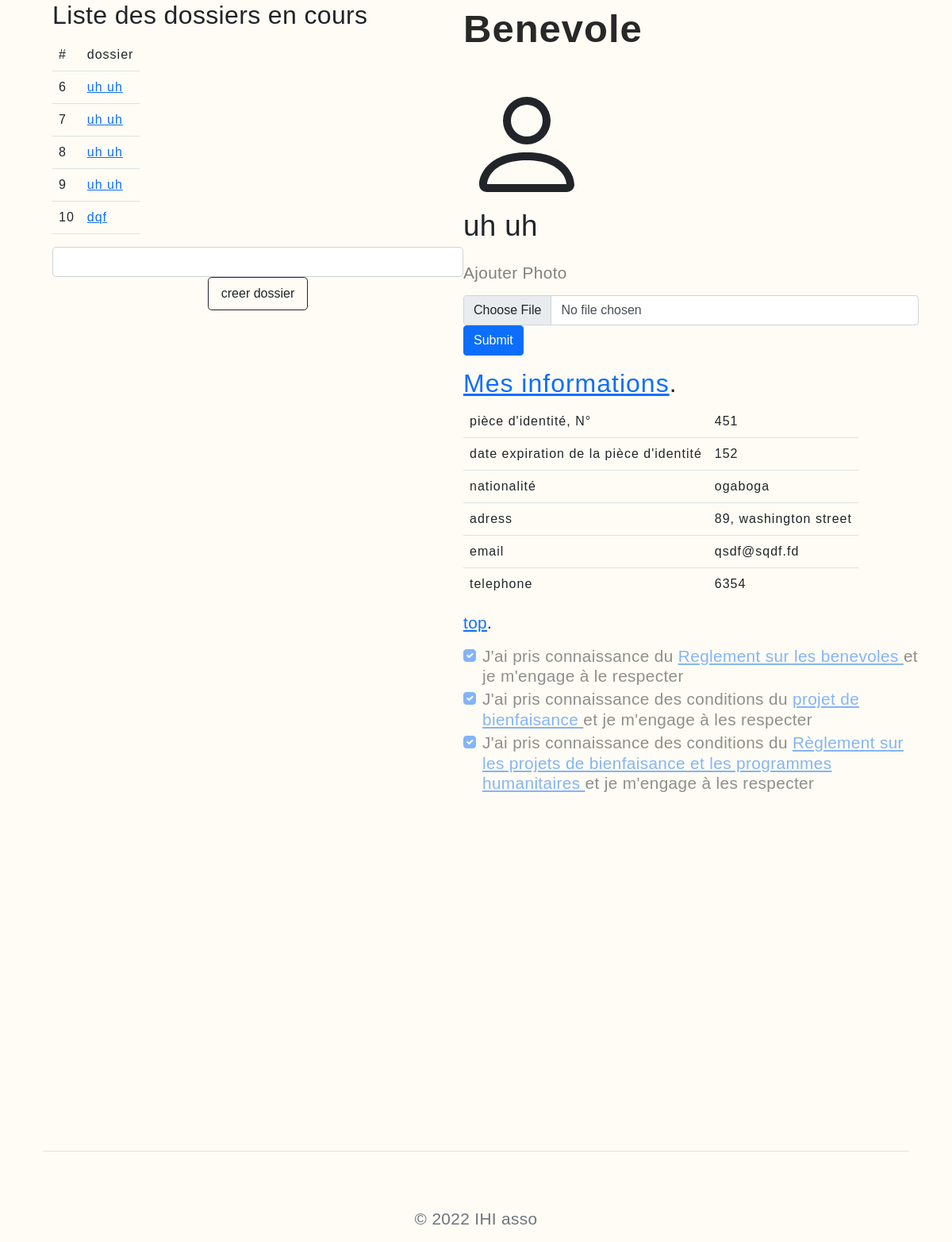
Page / (signed in) on the committed database.
### tables this page shows
CREATE TABLE `dossier` (
  `id` int(11) NOT NULL,
  `nom` varchar(250) NOT NULL,
  `id_benevole` int(11) NOT NULL
);

CREATE TABLE `users` (
  `id` int(11) NOT NULL,
  `username` varchar(250) NOT NULL,
  `password` varchar(250) NOT NULL,
  `prenom` varchar(200) NOT NULL,
  `nom` varchar(250) NOT NULL,
  `passport` varchar(11) DEFAULT NULL,
  `date` varchar(11) DEFAULT NULL,
  `pays` varchar(100) DEFAULT NULL,
  `adress` varchar(300) DEFAULT NULL,
  `email` varchar(300) NOT NULL,
  `telephone` int(11) DEFAULT NULL,
  `photo` varchar(250) DEFAULT NULL,
  `rib` varchar(30) DEFAULT NULL
);

### view/volunteer.php (called while the page is built, shortened)
<?php
var_dump($_SESSION['view']) ;
var_dump($_SESSION['page']);
include_once "header_vr.php";
include_once $_SESSION['page'] . ".php";
?>

### index.php (called while the page is built, shortened)
<?php
include_once "view/".$_SESSION['view'].".php";
var_dump($_SESSION['view']);

### view/benevole.php (the view, shortened to what this page needs)
<body class="mb-0">
<container_main class="container">
    <container class="">
        <div id="title_one" class="col-md-12">
            <div class=" column">
                <right_div class="right_div">
                    <p id="h2_assoc" class="h2">
                        Liste des dossiers en cours
                    </p>
                    <?php
                    $sql = "SELECT * FROM dossier Where id_benevole =". $_SESSION['id_user'] ;
                    $result = mysqli_query($c, $sql);
                    echo "<table class='table table-responsive table-hover w-100 d-block'>
  <tbody> ";
                    echo "<tr class='margin'>";
                    echo "<td class='margin center'> # </td>";
                    echo "<td class='margin'> dossier </td>";
                    echo "</tr>";
                    while ($row = mysqli_fetch_assoc($result)) {
                        echo "<tr class='margin'>";
                        $var2 = htmlspecialchars($row["id"], ENT_QUOTES, 'UTF-8');
                        echo "<td class='margin'>" . $var2 . "</td>";
                        $var3 = htmlspecialchars($row["nom"], ENT_QUOTES, 'UTF-8');
                        echo "<td class='margin'><a href=?id_benef=" .$var2 .">
                            " .
                            $var3
                            . "
                        </a></td>";
                        echo "</tr>";
                    }
                    echo "</tbody>
</table>";
                    ?>
            <form action="." method="post" class="signin-form">
                <div class="col-12">
                    <div class="col-12 <?php echo (!empty($nom_folder_err)) ? 'has-error' : ''; ?>">
                        <input type="text" class="form-control btn-lg" name="nom_fldr" id="nom_fldr" value="<?php
                                                            ?>" placeholder="  " required="">
                    </div>
                </div>
                <input type="submit" class=" cnx-sub btn_dem btn-lg mx-auto btn-outline-dark" value="creer dossier">
            </form>
                </right_div>
            </div>
            <div class="column">
                <h1 class="">
                    Benevole
                </h1>
                <left_div>
                    <div>
<container>
                <?php
                $var = strval($_SESSION['id_user']);
?>
<?php
$sql = "SELECT * FROM users where users.id = $var";
                $result = mysqli_query($c, $sql);
                $row = mysqli_fetch_assoc($result);
                $prenom = htmlspecialchars($row["prenom"], ENT_QUOTES, 'UTF-8');
                $nom = htmlspecialchars($row["nom"], ENT_QUOTES, 'UTF-8');
                echo " <div class='mb-3 '>
                 <label for='formFile' class='form-label'>" . $prenom . " ". $nom ."</label></div>";
                    echo '
                    <form action="."  method="post">
    <div class="mb-3" >
    <input type="hidden" name="action" value="info_update_photo">
      <p> Ajouter Photo</p>
      <input class="form-control" type="file" id="formFile">
      <button type="submit" class="btn btn-primary">Submit</button>
    </div>
</form>
';
                echo "<h2><a href='.?page=my_info'>Mes informations</a>.</h2>";
                echo "<table class='table table-responsive table-hover w-100 d-block'>
      <tbody> ";
                echo "<tr class='margin'>";
                echo "<td class='margin'> pièce d'identité, N°</td>";
                $var3 = htmlspecialchars($row["passport"], ENT_QUOTES, 'UTF-8');
                echo "<td class='margin'>" . $var3 . "</td> </tr>";
                echo "<tr class='margin'>
                    <td class='margin'> date expiration de la pièce d'identité</td>
                ";
                $var4 =    htmlspecialchars($row["date"], ENT_QUOTES, 'UTF-8');
                    echo "<td class='margin'>" . $var4 . "</td> </tr>";
                echo "<tr class='margin'>
                    <td class='margin'> nationalité </td>
                ";
                $var5 = htmlspecialchars($row["pays"], ENT_QUOTES, 'UTF-8');
                echo "<td class='margin'>" . $var5 . "</td>  </tr> ";
                echo "<tr class='margin'>
                    <td class='margin'> adress </td>
                 ";
                $var6 = htmlspecialchars($row["adress"], ENT_QUOTES, 'UTF-8');
                    echo "<td >" . $var6 . "</td>  </tr> ";
                echo "<tr class='margin'>
                    <td class='margin'> email </td>
                ";
                $var5 = htmlspecialchars($row["email"], ENT_QUOTES, 'UTF-8');
                    echo "<td class='margin'>" . $var5 . "</td>  </tr> ";
                echo "<tr class='margin'>
                    <td class='margin'> telephone </td>
               ";
                $var6 = htmlspecialchars($row["telephone"], ENT_QUOTES, 'UTF-8');
                    echo "<td >" . $var6 . "</td>";
                echo "</tr>";
                echo "</tbody>
    </table>";
                ?>
                <p> <a href="#">top</a>.</p>
                <div class="form-check">
  <input class="form-check-input" type="checkbox" value="" id="flexCheckCheckedDisabled" checked disabled>
  <label class="form-check-label" for="flexCheckCheckedDisabled">
  J'ai pris connaissance du <a class="" href="y_storage/Règlement sur les bénévoles.pdf">
                    Reglement sur les benevoles
                </a> et je m'engage à le respecter
  </label>
</div>
                <div class="form-check">
  <input class="form-check-input" type="checkbox" value="" id="flexCheckCheckedDisabled" checked disabled>
  <label class="form-check-label" for="flexCheckCheckedDisabled">
  J'ai pris connaissance des conditions du <a href="#">
                    projet de bienfaisance
                </a> et je m'engage à les respecter
  </label>
</div>
<div class="form-check">
  <input class="form-check-input" type="checkbox" value="" id="flexCheckCheckedDisabled" checked disabled>
  <label class="form-check-label" for="flexCheckCheckedDisabled">
  J'ai pris connaissance des conditions du <a href="y_storage/1. Règlement sur les PB et les PH.pdf">
                Règlement sur les projets de bienfaisance et les programmes humanitaires
                </a> et je m'engage à les respecter
  </label>
</div>
            </container>
                    </div>
                </left_div>
            </div>
        </div>
    </container>
    <container id="footer_" class="container sticky-bottom my-auto">
        <footer class="pt-4 mt-4 footer mt-auto sticky-bottom">
            <div class="d-flex justify-content-between py-4 my-4 border-top">
            </div>
            <p class="text-center text-muted ">
                © 2022 IHI asso
            </p>
        </footer>
    </container>
</container_main>
</body>
</html>

### view/header_vr.php (shortened to what this page needs)
<!DOCTYPE html>
<html>
<head>
    <link rel="stylesheet" type="text/css" href="css_js/css/bootstrap.css" />
    <link rel="stylesheet" type="text/css" href="css_js/css/bootstrap.min.css"/>
     <link rel="stylesheet" type="text/css" href="css_js/style.css" />
</head>

### css_js/style.css (style rules this page uses)
* { font-family: "Mulish-VariableFont_wght"; src: url("Mulish-VariableFont_wght.woff") format("woff"), url("Mulish-VariableFont_wght.ttf") format("truetype"); font-family: Mulish, sans-serif; box-sizing: border-box; }
body { min-height: 100vh !important; background-color: rgba(250, 230, 148, 0.1); letter-spacing: 1px; margin-right: 0px; }
h1 { font-size: 49px; line-height: 150%; color: #282828; font-weight: bold; margin-bottom: 28px; min-width: 574px; }
#h2_assoc { margin-bottom: 2%; }
form { height: fit-content; color: gray; }
::placeholder { color: red; opacity: 1; }
.col-md-12 { flex: 0 0 auto; padding-left: 1.5rem !important; margin-right: 36%; margin-bottom: 7%; }
.right_div { display: flex; flex-direction: column; }
.footer { bottom: 0; margin-bottom: 0px !important; position: relative !important; }
container { margin-left: auto; margin-right: auto; left: 0; right: 0; display: flex; flex-direction: column; margin-top: 0%; margin-bottom: 19%; }
container_main { height: 100vh !important; margin-left: auto; margin-right: auto; left: 0; right: 0; display: flex; flex-direction: column; }
p, .agree_cb { font-size: 1.3em; letter-spacing: 0.15px; line-height: 1.23; letter-spacing: 0.36px; }
label { font-size: 2.3em; letter-spacing: 0.15px; line-height: 1.23; letter-spacing: 0.36px; }
.btn_dem { display: block !important; font-weight: 400; line-height: 1.5; color: #212529; text-align: center; text-decoration: none; vertical-align: middle; cursor: pointer; -webkit-user-select: none; -moz-user-select: none; user-select: none; background-color: transparent; border: 1px solid; padding: 0.375rem 0.75rem; font-size: 1rem !important; border-radius: 0.25rem; transition: color 0.15s ease-in-out, background-color 0.15s ease-in-out, border-color 0.15s ease-in-out, box-shadow 0.15s ease-in-out; font-size: medium; }
.btn-lg, .btn-group-lg > .btn { padding: 0.5rem 1rem !important; font-size: 1.25rem; border-radius: 0.3rem !important; }
html { min-height: 100% !important; margin-right: 0; font-family: sans-serif; -webkit-text-size-adjust: 100%; margin-bottom: 0px; }
.form-check-label { font-size: 1.3em; }
#title_one { display: grid; grid-template-columns: 1.5fr 1fr; min-width: 1083px; right: 0%; }
.form-control { display: block; width: 100%; height: calc(1.5em + 0.75rem + 2px); padding: 0.375rem 0.75rem; font-size: 1rem; font-weight: 400; line-height: 1.5; color: #495057; background-clip: padding-box; border: 1px solid #ced4da; border-radius: 0.25rem; -webkit-transition: border-color 0.15s ease-in-out, -webkit-box-shadow 0.15s ease-in-out; transition: border-color 0.15s ease-in-out, -webkit-box-shadow 0.15s ease-in-out; -o-transition: border-color 0.15s ease-in-out, box-shadow 0.15s ease-in-out; transition: border-color 0.15s ease-in-out, box-shadow 0.15s ease-in-out; transition: border-color 0.15s ease-in-out, box-shadow 0.15s ease-in-out, -webkit-box-shadow 0.15s ease-in-out; }
.form-control::placeholder { color: #6c757d; opacity: 1; }

### rows in the picture
dossier: id "6", nom "uh uh"
dossier: id "7", nom "uh uh"
dossier: id "8", nom "uh uh"
dossier: id "9", nom "uh uh"
dossier: id "10", nom "dqf"
users: prenom "uh", nom "uh", passport "451", date "152", pays "ogaboga", adress "89, washington street", email "qsdf@sqdf.fd", telephone "6354"
